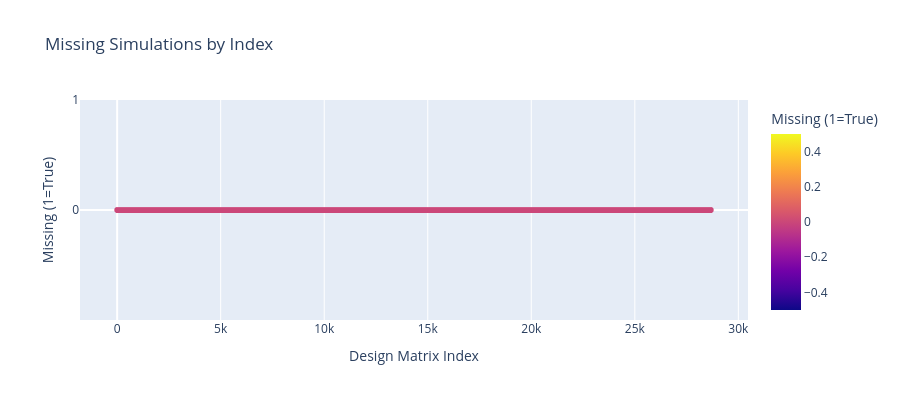

Write notebook code for a chart like this one.
### Code cell
import plotly.express as px

# --- Step 8: Interactive plot with Plotly ---
fig = px.scatter(
    df_merged,
    x="index",
    y="missing",
    title="Missing Simulations by Index",
    labels={"index": "Design Matrix Index", "missing": "Missing (1=True)"},
    color="missing",
    height=400
)
fig.update_traces(marker=dict(size=6))
fig.update_layout(yaxis=dict(tickvals=[0, 1]), showlegend=False)
fig.show()

### Figure 1 — Plotly figure (JSON) as saved in the notebook; plotly's stock layout.template omitted (floating-point values rounded to 4 significant figures; data arrays with more than 128 entries replaced by an {"elided": "..."} marker saying what was removed)
{"data": [{"hovertemplate": "Design Matrix Index=%{x}<br>Missing (1=True)=%{marker.color}<extra></extra>", "legendgroup": "", "marker": {"color": {"elided": "28673 int values"}, "coloraxis": "coloraxis", "size": 6, "symbol": "circle"}, "mode": "markers", "name": "", "showlegend": false, "type": "scattergl", "x": {"elided": "28673 int values"}, "xaxis": "x", "y": {"elided": "28673 int values"}, "yaxis": "y"}], "layout": {"coloraxis": {"colorbar": {"title": {"text": "Missing (1=True)"}}, "colorscale": [[0, "#0d0887"], [0.1111, "#46039f"], [0.2222, "#7201a8"], [0.3333, "#9c179e"], [0.4444, "#bd3786"], [0.5556, "#d8576b"], [0.6667, "#ed7953"], [0.7778, "#fb9f3a"], [0.8889, "#fdca26"], [1, "#f0f921"]]}, "height": 400, "legend": {"tracegroupgap": 0}, "showlegend": false, "title": {"text": "Missing Simulations by Index"}, "xaxis": {"anchor": "y", "domain": [0, 1], "title": {"text": "Design Matrix Index"}}, "yaxis": {"anchor": "x", "domain": [0, 1], "tickvals": [0, 1], "title": {"text": "Missing (1=True)"}}}}
